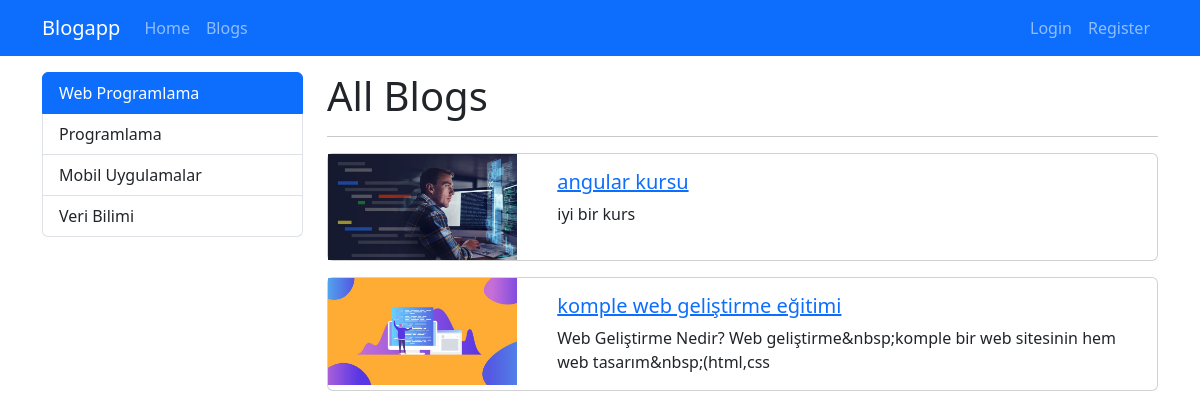
The app's page /category/web-programlama with its own data.
### blog/models.py (models this page shows, shortened)
class Category(models.Model):
    name = models.CharField(max_length=150)
    slug = models.SlugField(null=False, blank=True, unique=True, db_index=True, editable=False)

class Blog(models.Model):
    title = models.CharField(max_length=200)
    image = models.ImageField(upload_to="blogs")
    description = RichTextField()
    is_active = models.BooleanField(default=False)
    is_home = models.BooleanField(default=False)
    slug = models.SlugField(null=False, blank=True, unique=True, db_index=True, editable=False)
    categories = models.ManyToManyField(Category, blank=True)

### blog/views.py (the view)
# urls.py: path("category/<slug:slug>", views.blogs_by_category, name="blogs_by_category"),
def blogs_by_category(request, slug):
    context = {
        "blogs": Category.objects.get(slug=slug).blog_set.filter(is_active=True),
        "categories": Category.objects.all(),
        "selected_category": slug,
    }
    return render(request, "blog/blogs.html",context)

### blog/templates/blog/blogs.html (shortened to what this page needs)
{% extends "base.html" %}
{% block content %}
<div class="container mt-3">
    <div class="row">
        <div class="col-3">
            {% include 'partials/_categories.html' %}
        </div>
        <div class="col-9">
            <h1>All Blogs</h1>
            <hr>
            {% if blogs|length > 0 %}
                {% for blog in blogs %}
                    {% if blog.is_active %}
                        {% include 'blog/partials/_blog.html' %}
                    {% endif %}
                {% endfor %}
            {% else %}
                <div class="alert alert-warning">No Blogs</div>
            {% endif %}
            </div>
        </div>
    </div>
{% endblock %}

### templates/partials/_categories.html
<div class="list-group">
    {% for category in categories %}
        {% if category.slug == selected_category %}
            <a class="list-group-item list-group-item-action active" href="{% url 'blogs_by_category' category.slug %}">{{ category.name|title }}</a>
        {% else %}
            <a class="list-group-item list-group-item-action" href="{% url 'blogs_by_category' category.slug %}">{{ category.name|title }}</a>
        {% endif %}
    {% endfor %}
</div>

### blog/templates/blog/partials/_blog.html
{% load static %}
<div class="card mb-3">
    <div class="row">
        <div class="col-md-3">
            <img src="{{ blog.image.url }}" alt="" class="img-fluid">
        </div>
        <div class="col-md-9">
            <div class="card-body">
                <h5 class="card-title">
                    <a href="{% url 'blog_details' blog.slug %}">
                        {{ blog.title }}
                    </a>
                </h5>
                <p class="card-text">{{ blog.description|striptags|slice:"0:100" }}</p>
            </div>
        </div>
    </div>
</div>

### records on screen
Category: name "Web Programlama"
Category: name "Programlama"
Category: name "Mobil Uygulamalar"
Category: name "Veri Bilimi"
Blog: image (picture), title "angular kursu", description "iyi bir kurs"
Blog: image (picture), title "komple web geliştirme eğitimi", description "Web Geliştirme Nedir? Web geliştirme&nbsp;komple bir web sitesinin hem web tasarım&nbsp;(html,css"
